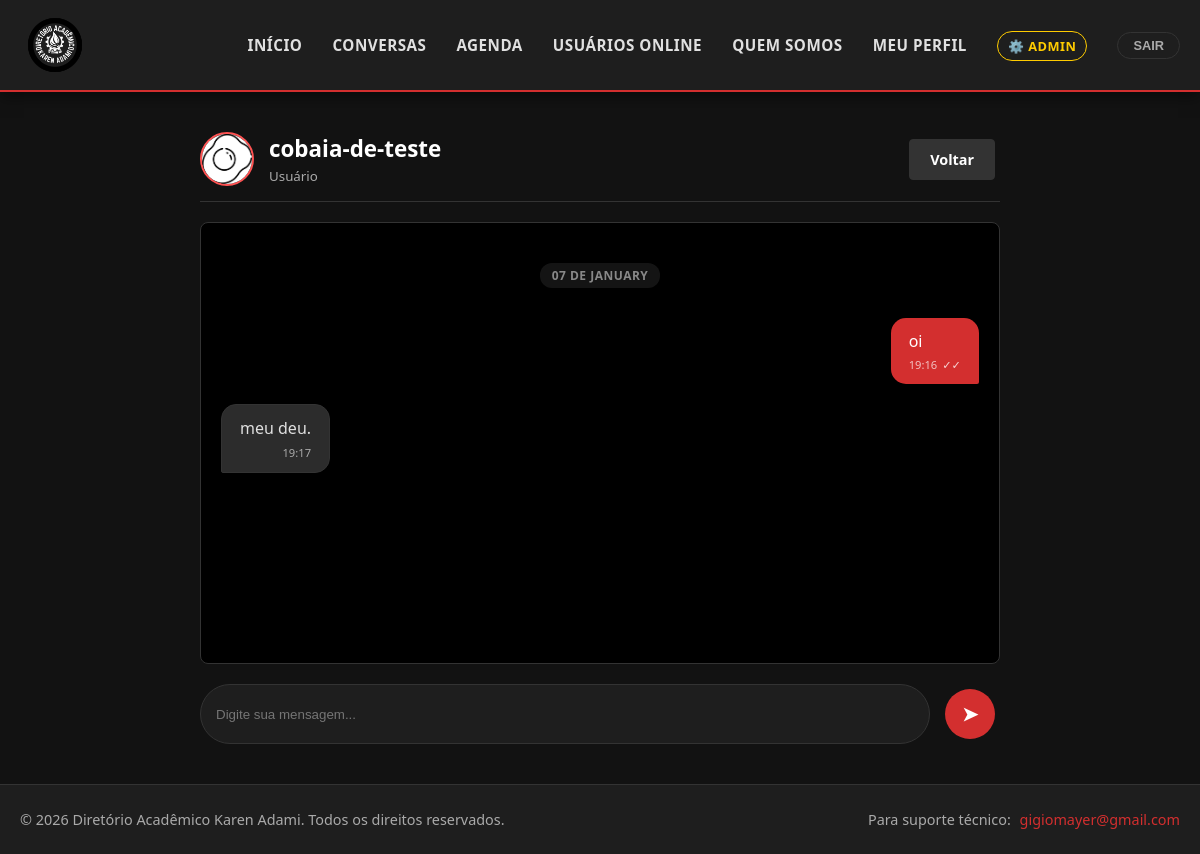
The app's page /chat/cobaia-de-teste/ (signed in), older data.
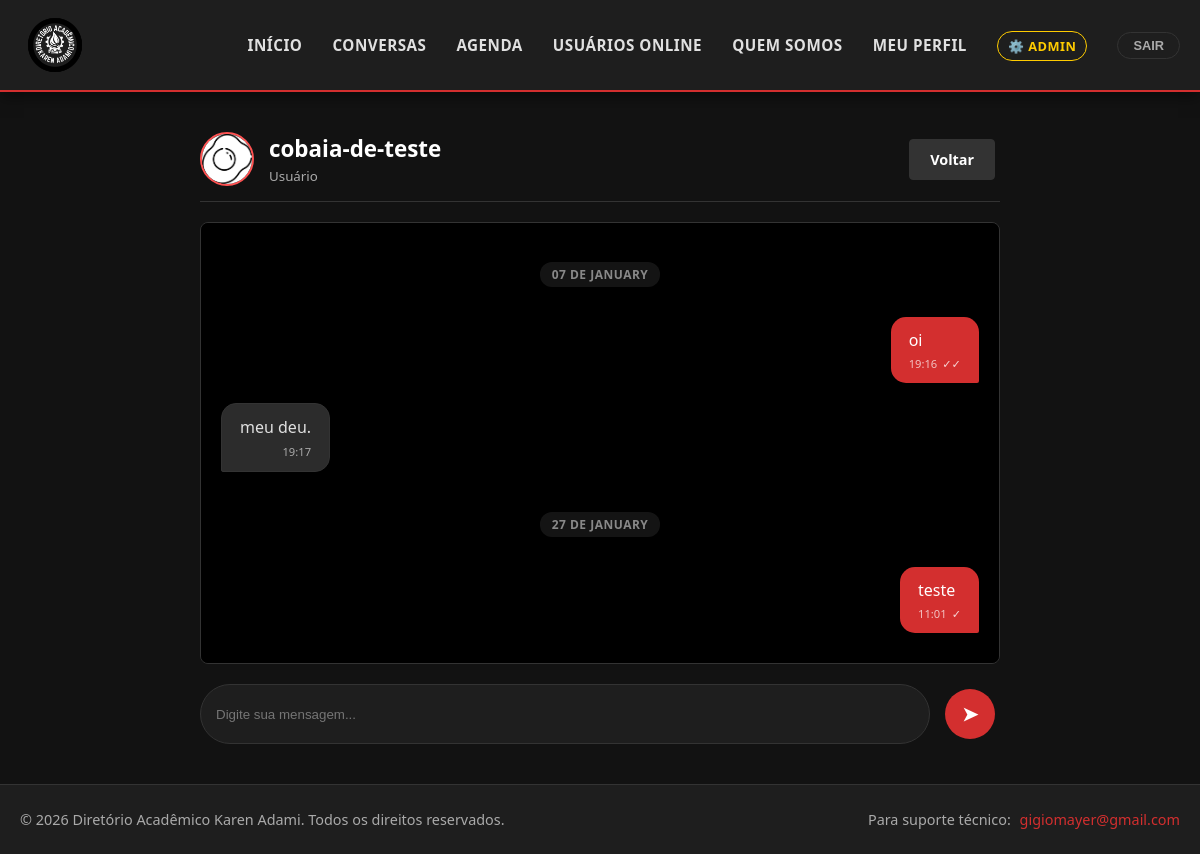
The same page, newer data.
### core/models.py (models this page shows, shortened)
class Perfil(models.Model):
    TIPO_USUARIO_CHOICES = (
        ('Estudante', 'Estudante'),
        ('Mentor', 'Mentor'),
    )
    tipo = models.CharField(
        max_length=20,
        choices=TIPO_USUARIO_CHOICES,
        default='Estudante',
        verbose_name="Tipo de Usuário"
    )
    user = models.OneToOneField(User, on_delete=models.CASCADE, related_name='perfil')
    bio = models.TextField(blank=True, null=True, verbose_name="Sobre mim")
    idade = models.PositiveIntegerField(blank=True, null=True)
    profissao = models.CharField(max_length=100, blank=True, null=True, verbose_name="Profissão")
    formacao = models.CharField(max_length=150, blank=True, null=True, verbose_name="Formação Acadêmica")
    empresa = models.CharField(max_length=100, blank=True, null=True)
    telefone = models.CharField(max_length=20, blank=True, null=True, verbose_name="Telefone / WhatsApp")
    linkedin = models.URLField(blank=True, null=True, verbose_name="LinkedIn (Link Completo)")
    instagram = models.CharField(max_length=50, blank=True, null=True, verbose_name="Instagram (@usuario)")
    foto = models.ImageField(upload_to='perfil_fotos/', blank=True, null=True, default='default.jpg')

class Mensagem(models.Model):
    remetente = models.ForeignKey(User, on_delete=models.CASCADE, related_name='mensagens_enviadas')
    destinatario = models.ForeignKey(User, on_delete=models.CASCADE, related_name='mensagens_recebidas')
    conteudo = models.TextField()
    data_envio = models.DateTimeField(auto_now_add=True)
    lido = models.BooleanField(default=False)
    class Meta:
        ordering = ['data_envio'] # Mensagens antigas primeiro

### core/views.py (the view, shortened to what this page needs)
# urls.py: path('chat/<str:username>/', views.sala_chat, name='sala_chat'),
@login_required
def sala_chat(request, username):
    outro_usuario = get_object_or_404(User, username=username)
    mensagens = Mensagem.objects.filter(
        Q(remetente=request.user, destinatario=outro_usuario) |
        Q(remetente=outro_usuario, destinatario=request.user)
    ).order_by('data_envio')
    Mensagem.objects.filter(remetente=outro_usuario, destinatario=request.user, lido=False).update(lido=True)
    return render(request, 'chat.html', {
        'outro_usuario': outro_usuario,
        'mensagens': mensagens
    })

### templates/chat.html (shortened to what this page needs)
{% extends 'base.html' %}
{% block content %}
<div style="max-width: 800px; margin: 0 auto; text-align: left;">
    <div style="display: flex; justify-content: space-between; align-items: center; margin-bottom: 20px; border-bottom: 1px solid var(--border); padding-bottom: 15px;">
        <div style="display: flex; align-items: center; gap: 15px;">
            {% if outro_usuario.perfil.foto %}
                <img src="{{ outro_usuario.perfil.foto.url }}" style="width: 50px; height: 50px; border-radius: 50%; object-fit: cover; border: 2px solid var(--accent);">
            {% else %}
                <div style="width: 50px; height: 50px; background: #333; color: white; border-radius: 50%; display: flex; align-items: center; justify-content: center; font-weight: bold; border: 2px solid var(--border);">
                    {{ outro_usuario.username|make_list|first|upper }}
                </div>
            {% endif %}
            <div>
                <a href="{% url 'perfil_publico' outro_usuario.username %}" style="text-decoration: none;">
                    <h2 style="margin: 0; font-size: 1.4em; color: white; cursor: pointer; transition: color 0.2s;">
                        {{ outro_usuario.username }}
                    </h2>
                </a>
                <small style="color: var(--text-muted);">
                    {{ outro_usuario.perfil.profissao|default:"Usuário" }}
                </small>
            </div>
        </div>
        <a href="{% url 'lista_usuarios' %}" class="btn" style="background: #333; font-size: 0.9em; border: 1px solid var(--border);">Voltar</a>
    </div>
    <div id="chat-box" style="
            background-color: #000;
            height: 400px;
            overflow-y: auto;
            padding: 20px;
            border-radius: 8px;
            border: 1px solid var(--border);
            display: flex;
            flex-direction: column;
            gap: 10px;
            margin-bottom: 20px;">
        {% for msg in mensagens %}
            {% ifchanged msg.data_envio.date %}
                <div class="date-divider">
                    <span>{{ msg.data_envio|date:"d \d\e F" }}</span>
                </div>
            {% endifchanged %}
            <div class="balao-msg {% if msg.remetente == user %}msg-enviada{% else %}msg-recebida{% endif %}">
                <p style="margin: 0; line-height: 1.4; color: inherit;">{{ msg.conteudo }}</p>
                <div style="display: flex; justify-content: flex-end; align-items: center; gap: 5px; margin-top: 5px;">
                    <span style="font-size: 0.7em; opacity: 0.7;">
                        {{ msg.data_envio|date:"H:i" }}
                    </span>
                    {% if msg.remetente == user %}
                        <span style="font-size: 0.7em; opacity: 0.8;">
                            {% if msg.lido %}✓✓{% else %}✓{% endif %}
                        </span>
                    {% endif %}
                </div>
            </div>
        {% empty %}
            <div style="text-align: center; color: var(--text-muted); margin-top: 50px;">
                <p>Nenhuma mensagem ainda.</p>
                <small>Diga "Olá" para começar!</small>
            </div>
        {% endfor %}
    </div>
    <form method="post" style="display: flex; gap: 10px;">
        <input type="text" name="conteudo" placeholder="Digite sua mensagem..." required autofocus autocomplete="off"
               style="flex: 1; padding: 15px; border-radius: 30px; background: var(--card-bg); border: 1px solid var(--border); color: white;">
        <button type="submit" class="btn" style="border-radius: 50%; width: 50px; height: 50px; padding: 0; display: flex; align-items: center; justify-content: center; font-size: 1.2em;">➤</button>
    </form>
</div>
{% endblock %}

### templates/base.html (shortened to what this page needs)
<!DOCTYPE html>
<html lang="pt-br">
<head>
    {% load static %}
    <link rel="stylesheet" href="{% static 'css/style.css' %}">
</head>
<body>
    <header>
        <div class="header-container">
            <div class="logo-area">
                <a href="{% url 'home' %}" class="logo-placeholder">
                <img src="{% static 'logo.png' %}" alt="LOGO">
                </a>
            </div>
            <nav>
                <ul id="menuPrincipal">
                    {% if user.is_authenticated %}
                        <li><a href="{% url 'dashboard' %}">Início</a></li>
                        <li><a href="{% url 'lista_usuarios' %}">Conversas</a></li>
                        <li><a href="{% url 'calendario' %}">Agenda</a></li>
                        <li><a href="{% url 'usuarios_online' %}">Usuários Online</a></li>
                        <li><a href="{% url 'quem_somos' %}">Quem Somos</a></li>
                        <li><a href="{% url 'meu_perfil' %}">Meu Perfil</a></li>
                        {% if user.is_superuser %}
                            <li>
                                <a href="/admin/" target="_blank" style="color: #ffcc00; border: 1px solid #ffcc00; padding: 5px 10px; border-radius: 15px; font-size: 0.8em;">
                                    ⚙️ ADMIN
                                </a>
                            </li>
                        {% endif %}
                        <li>
                            <form action="{% url 'logout' %}" method="post" style="display:inline;">
                                <button type="submit" class="btn-logout">SAIR</button>
                            </form>
                        </li>
                    {% else %}
                        <li><a href="{% url 'login' %}">Entrar</a></li>
                        <li><a href="{% url 'quem_somos' %}">Quem Somos</a></li>
                    {% endif %}
                </ul>
            </nav>
        </div>
    </header>
    <div class="main-content">
        {% block content %}
        {% endblock %}
    </div>
    <footer>
        <div class="footer-container">
            <div>
                &copy; 2026 Diretório Acadêmico Karen Adami. Todos os direitos reservados.
            </div>
            <div>
                Para suporte técnico:
                <a href="mailto:gigiomayer@gmail.com" class="footer-link">gigiomayer@gmail.com</a>
            </div>
        </div>
    </footer>
</body>
</html>

### static/css/style.css (style rules this page uses)
img { max-width: 100%; height: auto; }
body, html { overflow-x: hidden; margin: 0; padding: 0; }

### templates/base.html (style rules this page uses)
:root { --bg-color: #121212; --card-bg: #1e1e1e; --text-main: #e0e0e0; --text-muted: #aaaaaa; --primary: #d32f2f; --primary-hover: #b71c1c; --accent: #ff5252; --border: #333333; }
body { font-family: 'Segoe UI', Tahoma, Geneva, Verdana, sans-serif; background-color: var(--bg-color); color: var(--text-main); margin: 0; padding: 0; display: flex; flex-direction: column; min-height: 100vh; }
header { background-color: var(--card-bg); border-bottom: 2px solid var(--primary); height: 90px; box-shadow: 0 4px 15px rgba(0,0,0,0.5); display: flex; justify-content: center; position: relative; z-index: 1000; }
.header-container { width: 100%; max-width: 1200px; padding: 0 20px; display: flex; align-items: center; justify-content: space-between; }
.logo-area { flex: 0 0 auto; }
.logo-area img { max-height: 70px; width: auto; transition: transform 0.3s; display: block; }
nav { display: flex; align-items: center; }
nav ul { list-style: none; display: flex; align-items: center; gap: 30px; margin: 0; padding: 0; }
nav a { color: var(--text-main); text-decoration: none; font-weight: 600; font-size: 0.95em; transition: color 0.3s; text-transform: uppercase; letter-spacing: 0.5px; }
.btn-logout { background: none; border: 1px solid var(--border); color: var(--text-muted); cursor: pointer; font-weight: bold; font-size: 0.8em; padding: 5px 15px; border-radius: 20px; transition: all 0.3s; text-transform: uppercase; }
.main-content { padding: 40px 20px; text-align: center; flex: 1; }
footer { background-color: var(--card-bg); border-top: 1px solid var(--border); padding: 25px 0; margin-top: auto; }
.footer-container { max-width: 1200px; margin: 0 auto; padding: 0 20px; display: flex; justify-content: space-between; align-items: center; flex-wrap: wrap; font-size: 0.9em; color: var(--text-muted); }
.footer-link { color: var(--primary); text-decoration: none; margin-left: 5px; transition: color 0.2s; }
a { color: var(--accent); text-decoration: none; }
.btn { display: inline-block; padding: 10px 20px; background-color: var(--primary); color: white !important; text-decoration: none; border-radius: 4px; border: none; cursor: pointer; font-weight: bold; margin: 5px; }
input, select, textarea { background-color: #2c2c2c; border: 1px solid var(--border); color: white; padding: 12px; border-radius: 4px; width: 100%; box-sizing: border-box; }

### templates/chat.html (style rules this page uses)
.balao-msg { max-width: 70%; padding: 12px 18px; border-radius: 15px; position: relative; word-wrap: break-word; margin-bottom: 10px; }
.msg-enviada { align-self: flex-end; background-color: var(--primary); color: white; border-bottom-right-radius: 2px; }
.msg-recebida { align-self: flex-start; background-color: #2c2c2c; color: #e0e0e0; border-bottom-left-radius: 2px; border: 1px solid #333; }
.date-divider { width: 100%; display: flex; justify-content: center; margin: 20px 0; opacity: 0.8; }
.date-divider span { background-color: rgba(255, 255, 255, 0.1); color: #aaa; padding: 4px 12px; border-radius: 12px; font-size: 0.75rem; font-weight: bold; text-transform: uppercase; letter-spacing: 0.5px; }

Row changes from the older to the newer data that the page shows:
added Mensagem: data_envio "27 DE JANUARY", conteudo "teste", data_envio "11:01"
